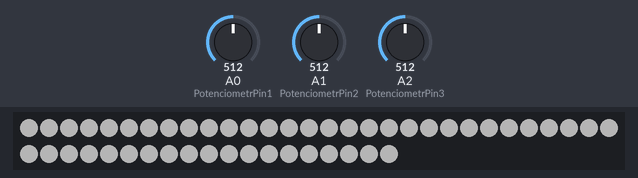
The sketch below on a simulated Arduino Uno, built with avr-gcc and run on an emulated ATmega328P. Shown: 49 RGB LEDs in strip order, left to right, continuing on the next row. The inputs (shaded band) are chosen by the test bench; at power-on: A0 (PotenciometrPin1) = 512, A1 (PotenciometrPin2) = 512, A2 (PotenciometrPin3) = 512. Dim RGB values are drawn brighter than linear.

Above: at 1.2 s.
1.3 s: A0 (PotenciometrPin1) set to 716
2.8 s: A1 (PotenciometrPin2) set to 716
4.3 s: A2 (PotenciometrPin3) set to 306
At 5.5 s:
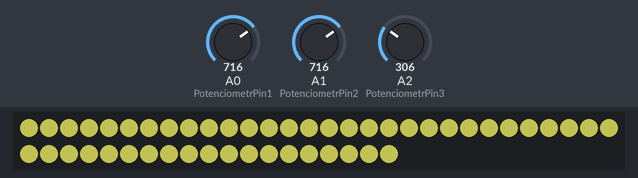
5.8 s: A0 (PotenciometrPin1) set to 511
7.3 s: A2 (PotenciometrPin3) set to 511
8.8 s: A1 (PotenciometrPin2) set to 1023
At 9.1 s:
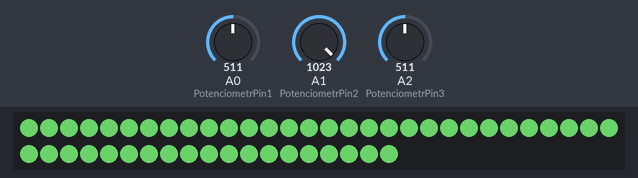
Timing chart, 0 to 11.3 s (numbered marks = the images above; inputs shaded):
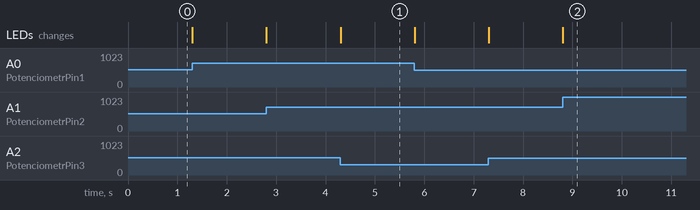

The sketch:

diorama.ino
```cpp
//---------------//
//----Диорама----//
//---------------//

#include <Adafruit_NeoPixel.h>

#define NUMPIXELS 49
#define LED_PIN 6

Adafruit_NeoPixel pixels(NUMPIXELS, LED_PIN, NEO_GRB + NEO_KHZ800);

// Указываем номер вывода, к которому подключен ползунковый потенциометр
int8_t   PotenciometrPin1 = A0;
int8_t   PotenciometrPin2 = A1;
int8_t   PotenciometrPin3 = A2;

// Определяем переменную для значений, считанных с ползункового потенциометра
uint16_t Value1 = 0;
uint16_t Value2 = 0;
uint16_t Value3 = 0;

// Определяем переменную для значений, которые будут передаваться как ШИМ-сигнал
uint8_t  PWM1 = 0;
uint8_t  PWM2 = 0;
uint8_t  PWM3 = 0;

void setup()
{
  pixels.begin();
  pixels.clear();
}

void loop()
{
  // Считываем аналоговый сигнал с потенциометров
  Value1 = analogRead(PotenciometrPin1);
  Value2 = analogRead(PotenciometrPin2);
  Value3 = analogRead(PotenciometrPin3);

  // Преобразуем полученный интервал значений
  // с потенциометра в интервал для ШИМ-сигнала

  PWM1 = map(Value1, 0, 1023, 0, 127);
  PWM2 = map(Value2, 0, 1023, 0, 127);
  PWM3 = map(Value3, 0, 1023, 0, 127);

  for (int i = 0; i < NUMPIXELS; i++ )
  {
    pixels.setPixelColor(i, pixels.Color(PWM1, PWM2, PWM3) );
  }

  pixels.show();

}
```

Measured:
- after the input at 4.3 s, the LEDs: change at once (image 1)
- after the input at 8.8 s, the LEDs: change at once (image 2)
